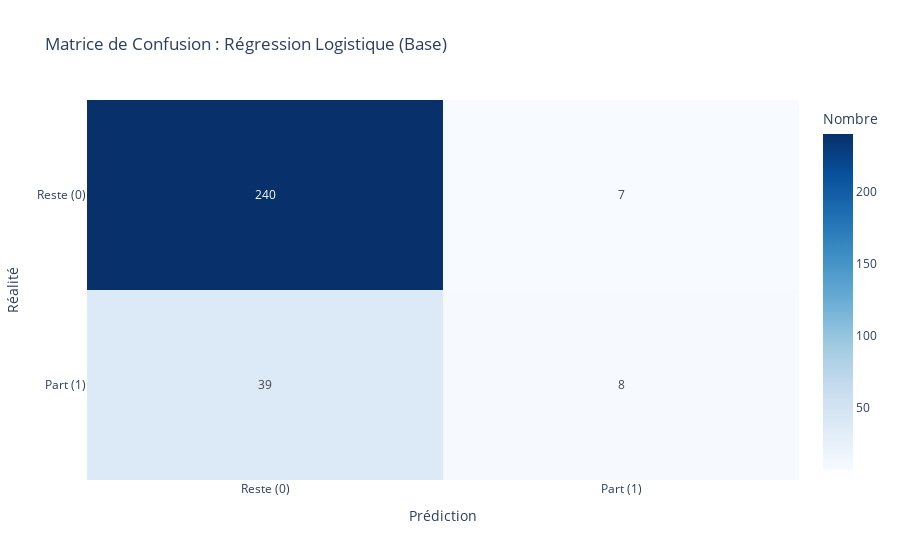
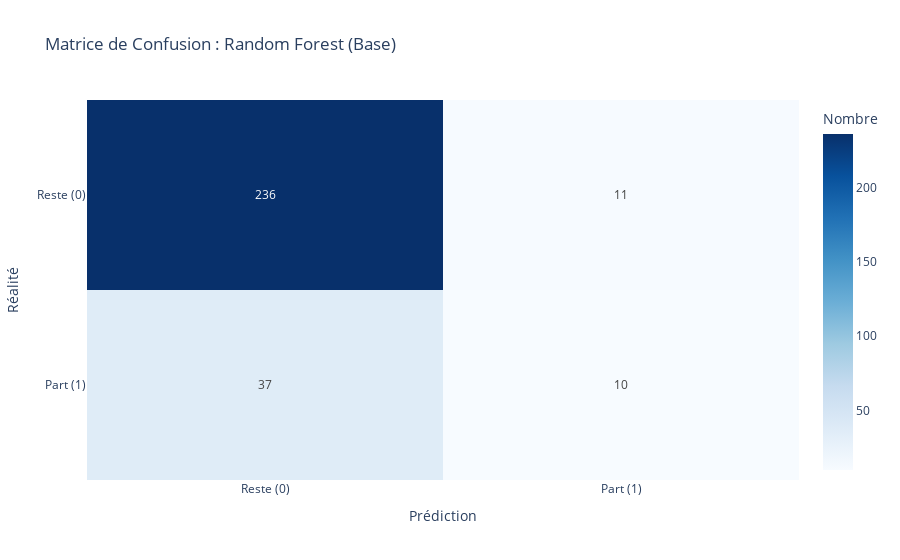

The code cell stored with these charts, in order, in its notebook:
### Markdown cell above
## 5. Entraînement des Modèles (Baseline)
Nous comparons un Dummy Classifier, une Régression Logistique et un Random Forest.

### Code cell
def evaluer_modele(model, X_test, y_test, model_name, plot_plotly=False):
    print(f"\n{'='*40}")
    print(f"ÉVALUATION : {model_name}")
    print(f"{'='*40}")

    # 1. Prédictions
    y_pred = model.predict(X_test)
    y_prob = model.predict_proba(X_test)[:, 1] if hasattr(model, "predict_proba") else None

    # 2. Rapport de classification (Precision, Recall, F1)
    print(classification_report(y_test, y_pred))

    # 3. Score ROC-AUC
    if y_prob is not None:
        auc = roc_auc_score(y_test, y_prob)
        print(f"Score ROC-AUC : {auc:.4f}")

    # 4. Matrice de Confusion
    print("\nMATRICE DE CONFUSION :")
    cm = confusion_matrix(y_test, y_pred)
    
    # Affichage textuel "propre"
    print(f"Vrais Négatifs (Restent) : {cm[0][0]:<5} | Faux Positifs (Erreur départ) : {cm[0][1]}")
    print(f"Faux Négatifs (Erreur reste): {cm[1][0]:<5} | Vrais Positifs (Partent)       : {cm[1][1]}")

    # 5. Affichage Plotly (Optionnel)
    if plot_plotly:
        fig = px.imshow(cm, 
                        text_auto=True, 
                        aspect="auto", 
                        labels=dict(x="Prédiction", y="Réalité", color="Nombre"),
                        x=['Reste (0)', 'Part (1)'],
                        y=['Reste (0)', 'Part (1)'],
                        title=f"Matrice de Confusion : {model_name}",
                        color_continuous_scale='Blues')
        fig.show()

print("--- Séparation Train/Test ---")
X_train, X_test, y_train, y_test = train_test_split(X_essential, y, test_size=0.2, random_state=42, stratify=y)

# 1. Dummy Classifier
dummy = DummyClassifier(strategy='most_frequent')
dummy.fit(X_train, y_train)
evaluer_modele(dummy, X_test, y_test, "Dummy Classifier")

# 2. Régression Logistique
log_reg = LogisticRegression(max_iter=1000, random_state=42)
log_reg.fit(X_train, y_train)
evaluer_modele(log_reg, X_test, y_test, "Régression Logistique (Base)", plot_plotly=True)

# 3. Random Forest
rf = RandomForestClassifier(n_estimators=100, random_state=42)
rf.fit(X_train, y_train)
evaluer_modele(rf, X_test, y_test, "Random Forest (Base)",plot_plotly=True)

### Figure 1 — Plotly figure (JSON) as saved in the notebook; plotly's stock layout.template omitted (floating-point values rounded to 4 significant figures)
{"data": [{"coloraxis": "coloraxis", "hovertemplate": "Prédiction: %{x}<br>Réalité: %{y}<br>Nombre: %{z}<extra></extra>", "name": "0", "texttemplate": "%{z}", "type": "heatmap", "x": ["Reste (0)", "Part (1)"], "xaxis": "x", "y": ["Reste (0)", "Part (1)"], "yaxis": "y", "z": [[240, 7], [39, 8]]}], "layout": {"coloraxis": {"colorbar": {"title": {"text": "Nombre"}}, "colorscale": [[0, "rgb(247,251,255)"], [0.125, "rgb(222,235,247)"], [0.25, "rgb(198,219,239)"], [0.375, "rgb(158,202,225)"], [0.5, "rgb(107,174,214)"], [0.625, "rgb(66,146,198)"], [0.75, "rgb(33,113,181)"], [0.875, "rgb(8,81,156)"], [1, "rgb(8,48,107)"]]}, "title": {"text": "Matrice de Confusion : Régression Logistique (Base)"}, "xaxis": {"anchor": "y", "domain": [0, 1], "title": {"text": "Prédiction"}}, "yaxis": {"anchor": "x", "autorange": "reversed", "domain": [0, 1], "title": {"text": "Réalité"}}}}

### Figure 2 — Plotly figure (JSON) as saved in the notebook; plotly's stock layout.template omitted (floating-point values rounded to 4 significant figures)
{"data": [{"coloraxis": "coloraxis", "hovertemplate": "Prédiction: %{x}<br>Réalité: %{y}<br>Nombre: %{z}<extra></extra>", "name": "0", "texttemplate": "%{z}", "type": "heatmap", "x": ["Reste (0)", "Part (1)"], "xaxis": "x", "y": ["Reste (0)", "Part (1)"], "yaxis": "y", "z": [[236, 11], [37, 10]]}], "layout": {"coloraxis": {"colorbar": {"title": {"text": "Nombre"}}, "colorscale": [[0, "rgb(247,251,255)"], [0.125, "rgb(222,235,247)"], [0.25, "rgb(198,219,239)"], [0.375, "rgb(158,202,225)"], [0.5, "rgb(107,174,214)"], [0.625, "rgb(66,146,198)"], [0.75, "rgb(33,113,181)"], [0.875, "rgb(8,81,156)"], [1, "rgb(8,48,107)"]]}, "title": {"text": "Matrice de Confusion : Random Forest (Base)"}, "xaxis": {"anchor": "y", "domain": [0, 1], "title": {"text": "Prédiction"}}, "yaxis": {"anchor": "x", "autorange": "reversed", "domain": [0, 1], "title": {"text": "Réalité"}}}}
